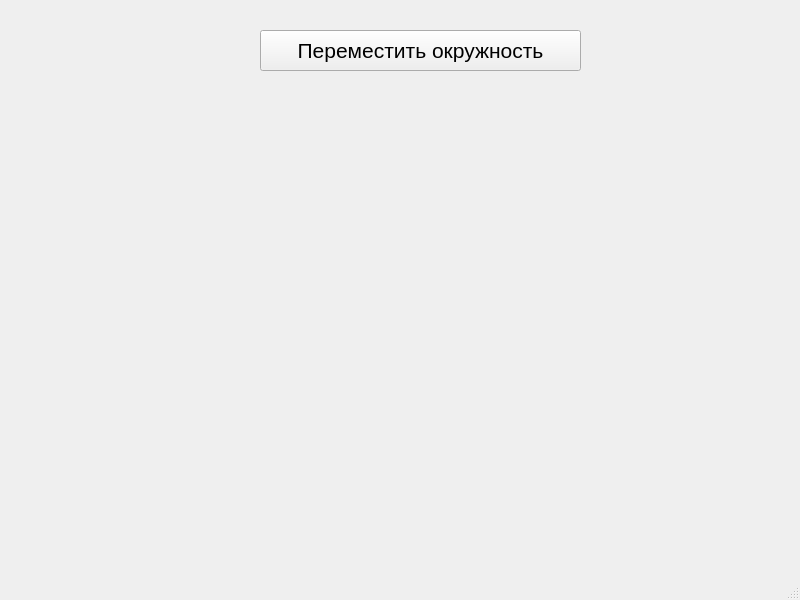
<?xml version="1.0" encoding="UTF-8"?>
<ui version="4.0">
 <class>MainWindow</class>
 <widget class="QMainWindow" name="MainWindow">
  <property name="geometry">
   <rect>
    <x>0</x>
    <y>0</y>
    <width>800</width>
    <height>600</height>
   </rect>
  </property>
  <property name="windowTitle">
   <string>MainWindow</string>
  </property>
  <widget class="QWidget" name="centralwidget">
   <widget class="QPushButton" name="add">
    <property name="geometry">
     <rect>
      <x>260</x>
      <y>30</y>
      <width>321</width>
      <height>41</height>
     </rect>
    </property>
    <property name="font">
     <font>
      <pointsize>16</pointsize>
     </font>
    </property>
    <property name="text">
     <string>Переместить окружность</string>
    </property>
   </widget>
  </widget>
  <widget class="QMenuBar" name="menubar">
   <property name="geometry">
    <rect>
     <x>0</x>
     <y>0</y>
     <width>800</width>
     <height>26</height>
    </rect>
   </property>
  </widget>
  <widget class="QStatusBar" name="statusbar"/>
 </widget>
 <resources/>
 <connections/>
</ui>
